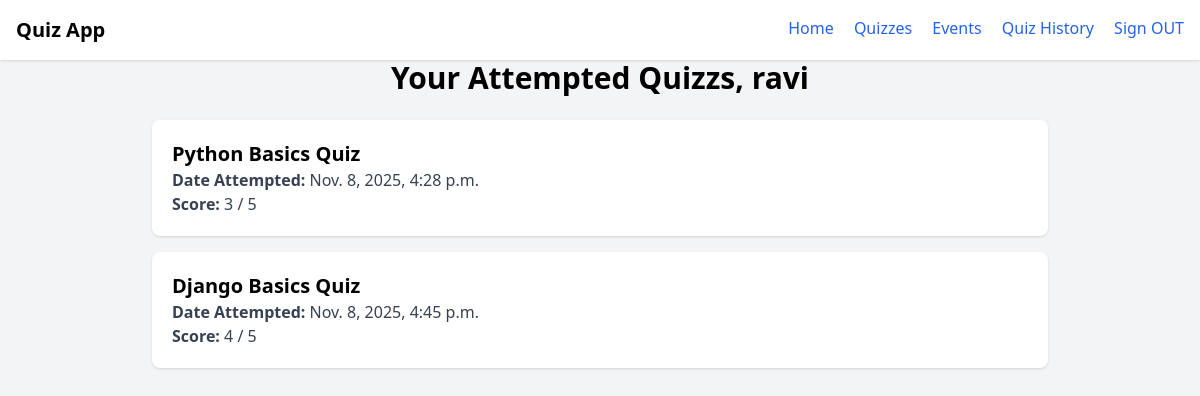
Page /quiz_history (signed in) on the committed database.
### quizzs/models.py (models this page shows, shortened)
class User(models.Model):
    username = models.CharField(max_length=50)
    email = models.EmailField(unique=True)
    password = models.CharField(max_length=255)

class UserSubmission(models.Model):
    quiz = models.ForeignKey(Quiz, on_delete=models.CASCADE, related_name='user_submission')
    user_name = models.CharField(max_length=30)
    score = models.IntegerField(default=0)
    submitted_at = models.DateTimeField(auto_now_add=True)

class Quiz(models.Model):
    title = models.CharField(max_length=50)
    description = models.TextField()
    created_at = models.DateTimeField(auto_now_add=True)
    updated_at = models.DateTimeField(auto_now=True)

### quizzs/views.py (the view)
# urls.py: path('quiz_history', views.quiz_history, name='quiz_history'),
def quiz_history(request):
    if 'uid' not in request.session:
        return redirect('signin')
    uid = request.session.get('uid')
    user = User.objects.get(id=uid)
    submission = UserSubmission.objects.filter(user_name=user.username)
    con = {
        'submission':submission,
        'username':user.username,
    }
    return render(request, 'quiz_history.html', con)

### quizzs/templates/quiz_history.html
{% extends "home.html" %}
{% block content %}
<h1 class="text-3xl font-bold mb-6 text-center">Your Attempted Quizzs, {{ username }}</h1>
<div class="max-w-4xl mx-auto space-y-4">
    {% for sb in submission %}
        <div class="bg-white p-5 rounded-lg shadow">
            <h2 class="text-xl font-semibold">{{ sb.quiz.title }}</h2>
            <p class="text-gray-700"><b>Date Attempted:</b> {{ sb.submitted_at }}</p>
            <p class="text-gray-700"><b>Score:</b> {{ sb.score }} / 5</p>
        </div>
    {% endfor %}
</div>
{% endblock %}

### rows in the picture
User: username "ravi"
UserSubmission: quiz "Python Basics Quiz", submitted_at "Nov. 8, 2025, 4:28 p.m.", score "3"
UserSubmission: quiz "Django Basics Quiz", submitted_at "Nov. 8, 2025, 4:45 p.m.", score "4"
